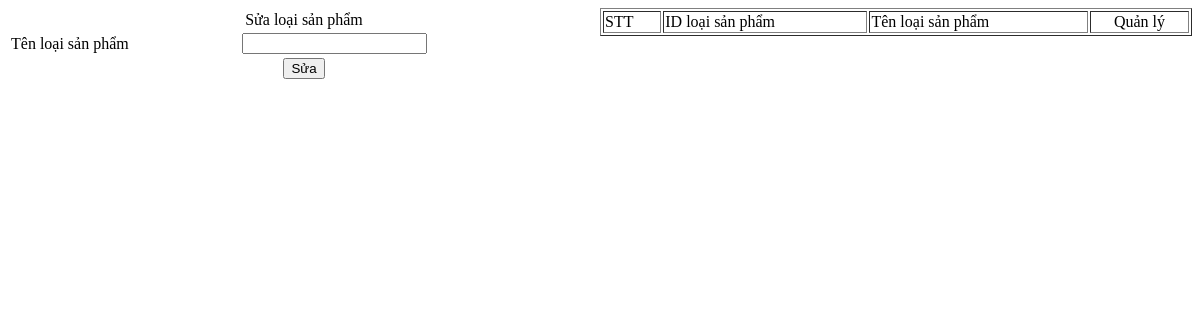
The page /admin/module/loaisp/sua.php on the database as committed earlier.
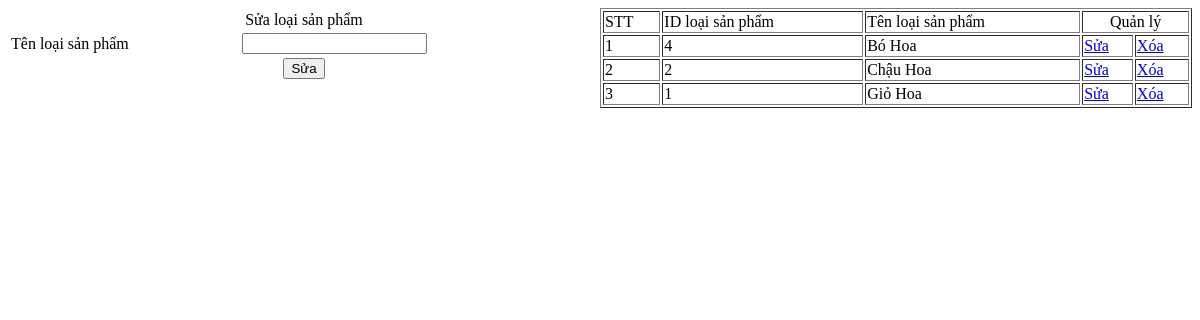
The same page on the database as committed later.
### tables this page shows
CREATE TABLE `loaisp` (
  `idloaisp` int(11) NOT NULL,
  `tenloaisp` varchar(255) NOT NULL
);

### admin/module/loaisp/sua.php (the view, shortened to what this page needs)
<!doctype html>
<html>
<head>
<?php
	$servername = "localhost";
	$username = "root";
	$password = "";
	$dbname = "new";
	$conn = mysqli_connect($servername, $username, $password, $dbname);
	@$id = $_GET['id'];
	$sql="select *from loaisp where idloaisp = '$id'";
	$query = mysqli_query($conn, $sql);
	$row=mysqli_fetch_array($query);
?>
<form action="module/loaisp/xuli.php?id=<?php echo $row['idloaisp']?>" method="post" enctype="multipart/form-data">
<table width="50%" align="left" padding="5px">
	<tr>
		<td colspan="2"><div align="center">Sửa loại sản phẩm</div></td>
	</tr>
	<tr>
		<td>Tên loại sản phẩm</td>
		<td><input type="text" name="tenloaisp" value="<?php echo $row['tenloaisp']?>"></td>
	</tr>
	<tr>
		<td colspan="2">
			<div align="center">
				<input type="submit" name="sua" id="sua" value="Sửa">
			</div>
		</td>
	</tr>
</table>
</form>
</head>
<body>
</body>
</html>
<?php
$servername = "localhost";
$username = "root";
$password = "";
$dbname = "new";
$conn = mysqli_connect($servername, $username, $password, $dbname);
$sql="select *from loaisp order by idloaisp desc";
$run = mysqli_query($conn,$sql);
?>
 <table width="50%" border="1" align="right">
	<tr>
		<td>STT</td>
		<td>ID loại sản phẩm</td>
		<td>Tên loại sản phẩm</td>
		<td colspan="2" align="center">Quản lý</td>
	</tr>
	<?php
		$i=1;
		while($dong= mysqli_fetch_array($run)) {
	?>
	<tr>
		<td><?php echo $i; ?></td>
		<td><?php echo $dong['idloaisp']; ?></td>
		<td><?php echo $dong['tenloaisp']; ?></td>
		<td><a href="tc.php?loaisp=quanliloaisanpham&ac=sua&id=<?php echo $dong['idloaisp'] ?>"> Sửa </a></td>
		<td><a href="module/loaisp/xuli.php?id=<?php echo $dong['idloaisp']?>"> Xóa </a></td>
	</tr>
	<?php
		$i++;
		}
	?>
</table>

Rows that differ between the two databases and show on the page:
added loaisp: idloaisp "4", tenloaisp "Bó Hoa"
added loaisp: idloaisp "2", tenloaisp "Chậu Hoa"
added loaisp: idloaisp "1", tenloaisp "Giỏ Hoa"
